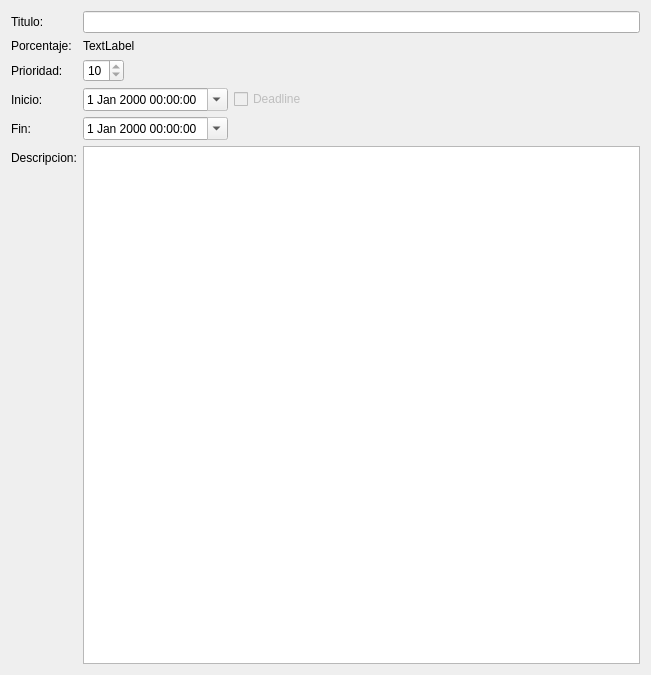
<?xml version="1.0" encoding="UTF-8"?>
<ui version="4.0">
 <class>Widget</class>
 <widget class="QWidget" name="Widget">
  <property name="geometry">
   <rect>
    <x>0</x>
    <y>0</y>
    <width>651</width>
    <height>675</height>
   </rect>
  </property>
  <property name="windowTitle">
   <string>Task details</string>
  </property>
  <layout class="QVBoxLayout" name="verticalLayout">
   <item>
    <layout class="QFormLayout" name="formLayout">
     <item row="1" column="0">
      <widget class="QLabel" name="label">
       <property name="text">
        <string>Titulo:</string>
       </property>
      </widget>
     </item>
     <item row="1" column="1">
      <widget class="QLineEdit" name="titleEdit">
       <property name="readOnly">
        <bool>true</bool>
       </property>
      </widget>
     </item>
     <item row="2" column="0">
      <widget class="QLabel" name="label_2">
       <property name="text">
        <string>Porcentaje:</string>
       </property>
      </widget>
     </item>
     <item row="2" column="1">
      <layout class="QHBoxLayout" name="horizontalLayout_2">
       <property name="spacing">
        <number>0</number>
       </property>
       <item>
        <widget class="QLabel" name="completionLabel">
         <property name="text">
          <string>TextLabel</string>
         </property>
        </widget>
       </item>
      </layout>
     </item>
     <item row="3" column="0">
      <widget class="QLabel" name="label_3">
       <property name="text">
        <string>Prioridad:</string>
       </property>
      </widget>
     </item>
     <item row="3" column="1">
      <layout class="QHBoxLayout" name="horizontalLayout">
       <item>
        <widget class="QSpinBox" name="priorityBox">
         <property name="readOnly">
          <bool>true</bool>
         </property>
         <property name="value">
          <number>10</number>
         </property>
        </widget>
       </item>
       <item>
        <spacer name="horizontalSpacer">
         <property name="orientation">
          <enum>Qt::Horizontal</enum>
         </property>
         <property name="sizeHint" stdset="0">
          <size>
           <width>40</width>
           <height>20</height>
          </size>
         </property>
        </spacer>
       </item>
      </layout>
     </item>
     <item row="5" column="0">
      <widget class="QLabel" name="label_4">
       <property name="text">
        <string>Inicio:</string>
       </property>
      </widget>
     </item>
     <item row="5" column="1">
      <layout class="QHBoxLayout" name="horizontalLayout_3">
       <item>
        <widget class="QDateTimeEdit" name="startDateTime">
         <property name="readOnly">
          <bool>true</bool>
         </property>
         <property name="calendarPopup">
          <bool>true</bool>
         </property>
        </widget>
       </item>
       <item>
        <widget class="QCheckBox" name="deadlineBox">
         <property name="enabled">
          <bool>false</bool>
         </property>
         <property name="text">
          <string>Deadline</string>
         </property>
        </widget>
       </item>
       <item>
        <spacer name="horizontalSpacer_2">
         <property name="orientation">
          <enum>Qt::Horizontal</enum>
         </property>
         <property name="sizeHint" stdset="0">
          <size>
           <width>40</width>
           <height>20</height>
          </size>
         </property>
        </spacer>
       </item>
      </layout>
     </item>
     <item row="6" column="0">
      <widget class="QLabel" name="label_5">
       <property name="text">
        <string>Fin:</string>
       </property>
      </widget>
     </item>
     <item row="6" column="1">
      <layout class="QHBoxLayout" name="horizontalLayout_4">
       <item>
        <widget class="QDateTimeEdit" name="dueDateTime">
         <property name="readOnly">
          <bool>true</bool>
         </property>
         <property name="calendarPopup">
          <bool>true</bool>
         </property>
        </widget>
       </item>
       <item>
        <spacer name="horizontalSpacer_3">
         <property name="orientation">
          <enum>Qt::Horizontal</enum>
         </property>
         <property name="sizeHint" stdset="0">
          <size>
           <width>40</width>
           <height>20</height>
          </size>
         </property>
        </spacer>
       </item>
      </layout>
     </item>
     <item row="7" column="0">
      <widget class="QLabel" name="label_7">
       <property name="text">
        <string>Descripcion:</string>
       </property>
      </widget>
     </item>
     
     <item row="7" column="1">
      <widget class="QTextBrowser" name="descriptionEdit">
       <property name="readOnly">
        <bool>true</bool>
       </property>
       <property name="textInteractionFlags">
        <set>Qt::TextBrowserInteraction</set>
       </property>
       <property name="openLinks">
        <bool>false</bool>
       </property>
      </widget>
     </item>
    </layout>
   </item>
  </layout>
 </widget>
 <customwidgets>
  <customwidget>
   <class>RecurrentWidget</class>
   <extends>QWidget</extends>
   <header>caspim.gui.widget.recurrentwidget</header>
   <container>1</container>
  </customwidget>
 </customwidgets>
 <resources/>
 <connections>
  <connection>
   <sender>deadlineBox</sender>
   <signal>toggled(bool)</signal>
   <receiver>startDateTime</receiver>
   <slot>setDisabled(bool)</slot>
   <hints>
    <hint type="sourcelabel">
     <x>255</x>
     <y>125</y>
    </hint>
    <hint type="destinationlabel">
     <x>148</x>
     <y>125</y>
    </hint>
   </hints>
  </connection>
 </connections>
</ui>
